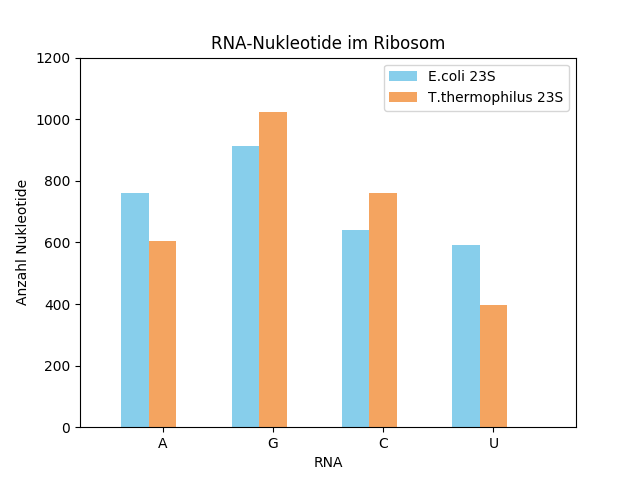

Python code for this plot:

from pylab import figure, title, xlabel, ylabel, xticks, bar
from pylab import legend, axis, savefig

nucleotides = ["A", "G", "C", "U"]

counts = [
    [606, 1024, 759, 398],
    [762, 912, 639, 591],
]

figure()
title('RNA-Nukleotide im Ribosom')
xlabel('RNA')
ylabel('Anzahl Nukleotide')

x1 = [2.0, 4.0, 6.0, 8.0]
x2 = [x - 0.5 for x in x1]

xticks(x1, nucleotides)

bar(x2, counts[1], width=0.5, color="#87CEEB", label="E.coli 23S")
bar(x1, counts[0], width=0.5, color="#F4A460", label="T.thermophilus 23S")

legend()
axis([0.5, 9.5, 0, 1200])
savefig('balkendiagramm.png')
savefig('balkendiagramm.svg')
